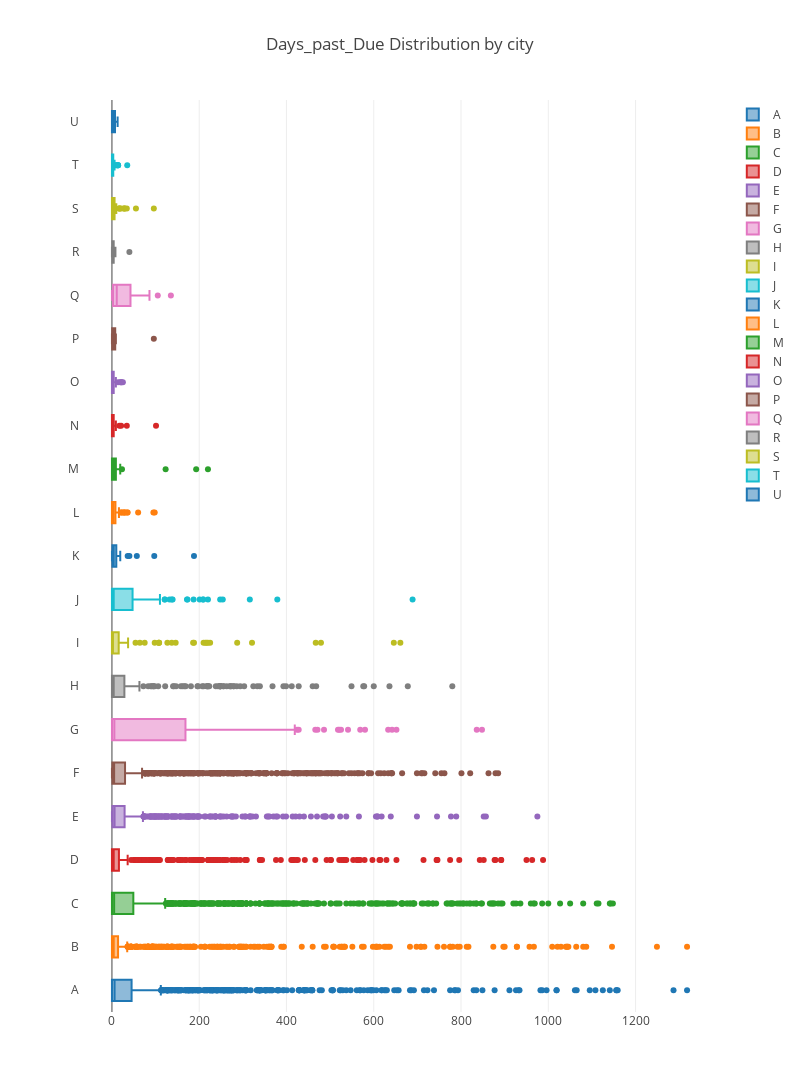

The code cell stored with this chart in its notebook:
### Code cell
trace = []
for name, group in data.groupby("City_NAME"):
    trace.append ( 
        go.Box(
            x=group["Days_past_Due"].values,
            name=name
        )
    )
layout = go.Layout(
    title='Days_past_Due Distribution by city',
    width = 800,
    height = 2000
)
#data = [trace0, trace1]
fig = go.Figure(data=trace, layout=layout)
py.iplot(fig, filename="Days_past_Due_by_City")

### Figure 1 — Plotly figure (JSON) as saved in the notebook; plotly's stock layout.template omitted (floating-point values rounded to 4 significant figures; data arrays with more than 128 entries replaced by an {"elided": "..."} marker saying what was removed)
{"data": [{"name": "A", "type": "box", "x": {"elided": "1323 int values"}}, {"name": "B", "type": "box", "x": {"elided": "1356 int values"}}, {"name": "C", "type": "box", "x": {"elided": "1580 int values"}}, {"name": "D", "type": "box", "x": {"elided": "763 int values"}}, {"name": "E", "type": "box", "x": {"elided": "772 int values"}}, {"name": "F", "type": "box", "x": {"elided": "1495 int values"}}, {"name": "G", "type": "box", "x": {"elided": "192 int values"}}, {"name": "H", "type": "box", "x": {"elided": "316 int values"}}, {"name": "I", "type": "box", "x": {"elided": "136 int values"}}, {"name": "J", "type": "box", "x": [689, 379, 209, 254, 83, 76, 137, 98, 17, 15, 25, 55, 187, 45, 173, 19, 0, 11, 48, 201, 316, 248, 60, 220, 68, 132, 0, 110, 0, 1, 23, 1, 5, 5, 0, 209, 83, 0, 31, 0, 172, 121, 0, 30, 0, 0, 58, 8, 0, 0, 0, 0, 139, 0, 121, 0, 0, 0, 15, 0, 13, 37, 3, 0, 1, 7, 0, 0, 0, 8, 5, 7, 0, 1, 57, 8, 2, 12, 2, 1, 0, 0, 5, 9, 4, 2, 0, 0, 0, 4, 19, 2, 0, 15, 0, 0, 0, 0, 0, 0, 2, 7, 2, 2, 0, 0, 0, 0, 0, 1, 1]}, {"name": "K", "type": "box", "x": [40, 97, 0, 0, 2, 1, 0, 57, 0, 2, 5, 6, 10, 9, 10, 1, 12, 1, 2, 1, 8, 5, 36, 8, 5, 188, 12, 2, 7, 16, 1, 6, 2, 3, 4, 2, 0, 11, 14, 10, 15, 2, 0, 0, 3, 1, 3, 0, 3, 8, 18, 0, 19, 4, 8, 8, 16, 13, 0, 7, 0, 0, 15, 3, 4, 2, 1, 0, 3, 0, 2, 6, 4, 4]}, {"name": "L", "type": "box", "x": [28, 98, 16, 4, 25, 0, 3, 28, 35, 95, 9, 1, 0, 21, 1, 0, 0, 6, 11, 0, 7, 4, 0, 1, 0, 9, 1, 0, 3, 3, 6, 1, 0, 4, 0, 5, 8, 4, 9, 0, 7, 21, 0, 5, 0, 9, 1, 2, 6, 31, 11, 1, 0, 2, 36, 9, 5, 0, 0, 0, 8, 3, 5, 8, 5, 60, 0, 3, 0, 8, 0, 0, 2, 1, 6, 2, 4, 0, 1, 10, 0, 1, 6, 0, 2, 5]}, {"name": "M", "type": "box", "x": [9, 220, 2, 1, 0, 7, 18, 5, 6, 123, 193, 2, 0, 0, 8, 15, 0, 8, 2, 2, 8, 6, 0, 16, 4, 19, 8, 4, 7, 3, 13, 9, 15, 17, 0, 6, 7, 23, 4, 2, 0, 0, 1, 0, 5, 15, 0, 0, 0, 7, 15, 16, 0, 0, 0, 0, 5, 0, 3, 0]}, {"name": "N", "type": "box", "x": [101, 5, 1, 0, 0, 3, 0, 0, 0, 2, 0, 0, 0, 4, 34, 3, 0, 0, 4, 17, 1, 4, 4, 0, 21, 7, 2, 0, 3, 8, 0, 0, 9, 0, 0, 4, 0, 0, 4, 3, 2, 0, 0, 1, 0, 0, 1, 0, 7, 2]}, {"name": "O", "type": "box", "x": [4, 3, 1, 19, 22, 2, 0, 0, 0, 2, 1, 1, 1, 0, 6, 25, 1, 1, 0, 3, 3, 14, 8, 0, 1, 1, 2, 2, 9, 7, 1, 1, 4, 3, 5, 1, 7, 3, 21, 1, 0, 0, 1, 0, 0, 8, 8, 0, 0, 2, 0, 0, 1, 0, 0, 1, 6, 4, 0, 0, 1]}, {"name": "P", "type": "box", "x": [0, 6, 0, 0, 96, 9, 6, 3, 2, 8, 5, 3, 4, 5, 8, 0, 0, 9, 0, 5, 8, 6, 4]}, {"name": "Q", "type": "box", "x": [14, 9, 2, 105, 0, 7, 49, 48, 76, 61, 15, 135, 16, 8, 86, 15, 11, 0, 0, 0, 55, 15, 26, 10, 4, 13, 0, 0, 9, 4, 0]}, {"name": "R", "type": "box", "x": [1, 1, 1, 1, 1, 6, 1, 1, 1, 8, 2, 1, 3, 0, 4, 4, 40, 0, 2, 1, 4, 7, 0, 1, 0, 1]}, {"name": "S", "type": "box", "x": [2, 6, 0, 34, 0, 0, 5, 17, 1, 4, 29, 0, 3, 3, 0, 1, 0, 8, 55, 1, 1, 96, 16, 18, 0, 0, 0, 0, 0, 21, 10, 0, 2, 2, 0, 5, 2, 1, 1, 0, 29, 27, 2, 0, 0, 0, 7, 1, 0, 5, 6, 9, 0, 4, 3, 4, 6, 1, 0]}, {"name": "T", "type": "box", "x": [35, 1, 1, 0, 0, 0, 0, 0, 5, 12, 1, 0, 0, 14, 1, 2, 0, 1, 8, 1, 1, 3, 2, 0, 0, 3, 14, 0, 0, 6, 14, 0, 0, 2, 0, 1, 0, 0, 1, 3, 11, 2, 2]}, {"name": "U", "type": "box", "x": [12, 0, 1, 1, 4, 4, 0, 5, 0, 8, 0, 0, 13, 2, 1, 2, 8, 0, 3, 6, 0, 3, 7, 1, 10, 10]}], "layout": {"height": 2000, "title": "Days_past_Due Distribution by city", "width": 800}}
